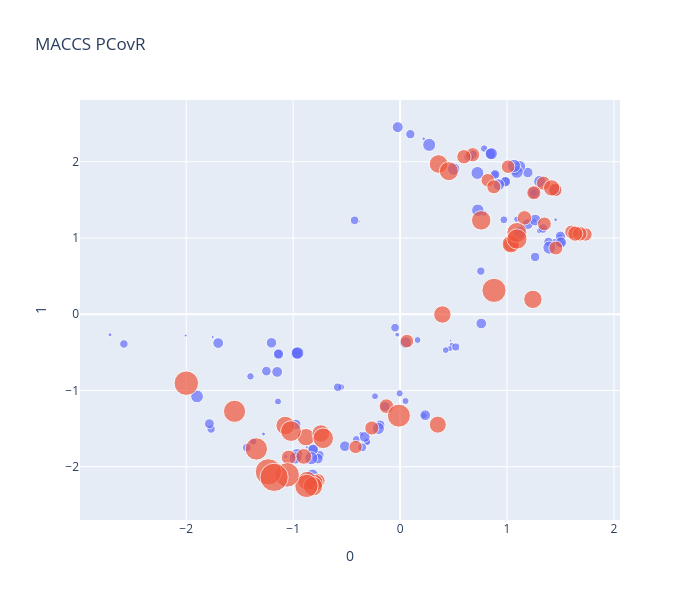

Notebook code cell kept with this figure:
### Code cell
import plotly.express as px
import pandas as pd

Sorted_TC_Maccs['Above 1'] = Sorted_TC_Maccs['molarCond_Scm2mol'] >= 1

# Create an interactive line plot
fig = px.scatter(Sorted_TC_Maccs, x=0, y=1, title="MACCS PCovR", hover_name='compString', color='Above 1', size='molarCond_Scm2mol', width=700, height=600)
fig.update_layout(showlegend=False)
fig.show()

### Figure 1 — Plotly figure (JSON) as saved in the notebook; plotly's stock layout.template omitted (floating-point values rounded to 4 significant figures; data arrays with more than 128 entries replaced by an {"elided": "..."} marker saying what was removed)
{"data": [{"hovertemplate": "<b>%{hovertext}</b><br><br>Above 1=False<br>0=%{x}<br>1=%{y}<br>molarCond_Scm2mol=%{marker.size}<extra></extra>", "hovertext": {"elided": "132 str values"}, "legendgroup": "False", "marker": {"color": "#636efa", "size": {"elided": "132 float values"}, "sizemode": "area", "sizeref": 0.01138, "symbol": "circle"}, "mode": "markers", "name": "False", "orientation": "v", "showlegend": true, "type": "scatter", "x": {"elided": "132 float values"}, "xaxis": "x", "y": {"elided": "132 float values"}, "yaxis": "y"}, {"hovertemplate": "<b>%{hovertext}</b><br><br>Above 1=True<br>0=%{x}<br>1=%{y}<br>molarCond_Scm2mol=%{marker.size}<extra></extra>", "hovertext": ["['1-Methyl-3-(2-propoxyethyl)imidazol-1-ium', 'Bistriflylimide anion']", "['1-propyl-3-methylimidazolium', 'tetrafluoroborate']", "['1-butyl-4-methylpyridinium', 'Bistriflylimide anion']", "['1-ethyl-3-methylimidazolium', 'methylsulfate']", "['1-(2-methoxyethyl)pyridinium', 'Bistriflylimide anion']", "['1-Methyl-3-(3-methoxypropyl)-1H-imidazole-3-ium', 'Bistriflylimide anion']", "['1-(2-ethoxyethyl)-1-methylpyrrolidinium', 'Bistriflylimide anion']", "['1-(Ethoxymethyl)-3-methyl-1H-imidazole-3-ium', 'Bistriflylimide anion']", "['1-butyl-3-methylimidazolium', 'Bistriflylimide anion']", "['3-Methyl-1-propylpyridin-1-ium', 'Bistriflylimide anion']", "['1-(2-methoxyethyl)-1-methylpyrrolidinium', 'Bistriflylimide anion']", "['1-propyl-3-methylimidazolium', 'dihydrogen phosphate']", "['1-(ethoxymethyl)pyridinium', 'Bistriflylimide anion']", "['1-methyl-1-propylpyrrolidinium', 'Bistriflylimide anion']", "['1-hexyl-3-methylimidazolium', 'Cyanoiminomethylideneazanide']", "['1-(methoxymethyl)pyridinium', 'Bistriflylimide anion']", "['1-Methoxymethyl-3-methyl-1H-imidazole-3-ium', 'Bistriflylimide anion']", "['1-(2-Ethoxyethyl)-3-methylimidazol-3-ium', 'Bistriflylimide anion']", "['1-ethyl-3-methylimidazolium', 'Difluoro(oxalylbisoxy) boronanion']", "['1-propyl-3-methylimidazolium', 'thiocyanate']", "['1-(2-methoxyethyl)-3-methyl-1H-imidazol-3-ium', 'Bistriflylimide anion']", "['1-butyl-1-methylpyrrolidinium', 'bis(fluorosulfonyl)amide']", "['1,2-Dimethyl-3-propylimidazol-1-ium', 'thiocyanate']", "['1-(ethoxymethyl)-1-methylpyrrolidinium', 'Bistriflylimide anion']", "['1-Pentyl-3-methylimidazolium', 'Cyanoiminomethylideneazanide']", "['1-butyl-3-methylimidazolium', 'Di(trifluoroacetoxy)difluoroboronanion']", "['1-ethyl-3-methylimidazolium', 'trifluoromethanesulfonate']", "['1-ethyl-3-methylimidazolium', 'trifluoroacetate']", "['1-ethyl-3-methylimidazolium', 'tris(pentafluoroethyl)trifluorophosphate']", "['1-methyl-1-propylpyrrolidinium', 'bis(fluorosulfonyl)amide']", "['1-butyl-3-methylimidazolium', 'Bis(fluorosulfonyl)amide']", "['1-ethylpyridinium', 'Bistriflylimide anion']", "['1-butyl-1-methylpyrrolidinium', 'tricyanomethanide']", "['1-butyl-3-methylimidazolium', 'tricyanomethanide']", "['1-ethyl-4-methylpyridinium', 'Bistriflylimide anion']", "['1-butyl-3-methylimidazolium', 'Cyanoiminomethylideneazanide']", "['1,3-dimethylimidazolium', 'Bistriflylimide anion']", "['1-(methoxymethyl)-1-methylpyrrolidinium', 'bis(fluorosulfonyl)amide']", "['1-ethyl-3-methylimidazolium', 'Bistriflylimide anion']", "['1-ethyl-3-methylimidazolium', 'tetrafluoroborate']", "['1-butyl-1-methylpyrrolidinium', 'Cyanoiminomethylideneazanide']", "['1-butylpyridinium', 'Cyanoiminomethylideneazanide']", "['1-ethyl-3-methylimidazolium', 'thiocyanate']", "['1-ethyl-3-methylimidazolium', 'Di(trifluoroacetoxy)difluoroboronanion']", "['1-propyl-3-methylimidazolium', 'Cyanoiminomethylideneazanide']", "['1-ethyl-3-methyl-1H-imidazolium', 'bis(fluorosulfonyl)amide']", "['1-ethyl-3-methylimidazolium', 'Tetracyanoboronanion']", "['Ethyl-dimethyl-prop-2-enylazanium', 'Cyanoiminomethylideneazanide']", "['1-ethyl-3-methyl-1H-imidazolium', 'tricyanomethanide']", "['1-ethyl-3-methylimidazolium', 'Cyanoiminomethylideneazanide']"], "legendgroup": "True", "marker": {"color": "#EF553B", "size": [1.006, 1.009, 1.034, 1.044, 1.045, 1.058, 1.059, 1.086, 1.109, 1.127, 1.133, 1.139, 1.146, 1.147, 1.16, 1.182, 1.197, 1.201, 1.228, 1.256, 1.31, 1.319, 1.412, 1.516, 1.58, 1.66, 1.731, 1.739, 1.754, 1.784, 1.92, 1.987, 2.001, 2.053, 2.058, 2.13, 2.163, 2.282, 2.347, 2.416, 2.446, 2.8, 2.851, 3.019, 3.1, 3.338, 3.394, 3.427, 3.945, 4.551], "sizemode": "area", "sizeref": 0.01138, "symbol": "circle"}, "mode": "markers", "name": "True", "orientation": "v", "showlegend": true, "type": "scatter", "x": [1.735, -0.4159, 0.8196, 0.06345, 1.01, 1.604, 1.451, 1.35, 1.457, 0.8767, 1.341, -0.2644, 0.6784, 1.251, -0.7674, 0.5971, 1.163, 1.681, -0.1283, -1.041, 1.639, 1.036, -0.9007, 1.417, -0.7976, 0.3527, 0.3957, -0.88, -0.7409, 1.036, 1.242, 0.3597, -1.074, -0.8678, 0.4559, -0.8145, 0.759, 1.093, 1.093, -0.7186, -1.02, -1.548, -1.344, -0.01096, -0.8754, 0.8785, -1.055, -1.999, -1.231, -1.178], "xaxis": "x", "y": [1.046, -1.741, 1.759, -0.3526, 1.935, 1.08, 1.63, 1.185, 0.8687, 1.672, 1.719, -1.493, 2.093, 1.594, -2.185, 2.066, 1.264, 1.054, -1.207, -1.881, 1.057, 0.9199, -1.866, 1.657, -2.211, -1.449, -0.003411, -1.613, -1.565, 0.9199, 0.1951, 1.971, -1.461, -2.186, 1.877, -2.258, 1.231, 1.072, 0.9868, -1.628, -1.533, -1.274, -1.768, -1.331, -2.253, 0.3131, -2.108, -0.9049, -2.068, -2.14], "yaxis": "y"}], "layout": {"height": 600, "legend": {"itemsizing": "constant", "title": {"text": "Above 1"}, "tracegroupgap": 0}, "showlegend": false, "title": {"text": "MACCS PCovR"}, "width": 700, "xaxis": {"anchor": "y", "domain": [0, 1], "title": {"text": "0"}}, "yaxis": {"anchor": "x", "domain": [0, 1], "title": {"text": "1"}}}}
